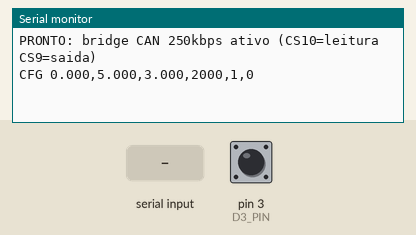
This program was run on a simulated Arduino Nano, built with avr-gcc and run on an emulated ATmega328P. Parts: the last lines printed to the serial monitor. Inputs (shaded band) come from the test bench; at power-on: pin 3 (D3_PIN) HIGH. EEPROM starts erased.

Above: at 1.2 s.
1.3 s: "TRG:\n" received over Serial
At 1.7 s:
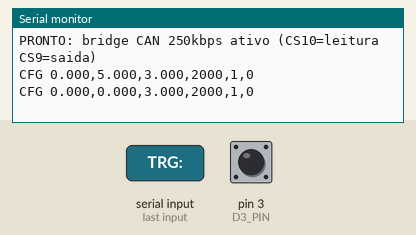
2.8 s: "FLR:\n" received over Serial
At 4.0 s:
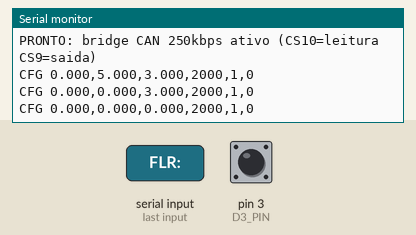

Measured:
- after the input at 1.3 s, the serial monitor: prints a new line at once (image 1)
- after the input at 2.8 s, the serial monitor: prints a new line at once (image 2)

The program:

main.cpp
```cpp
/*
 * Bridge CAN "man-in-the-middle" - Arduino Nano + 2x MCP2515 (8 MHz)
 * ==================================================================
 * Fica NO MEIO do barramento (o barramento precisa ser CORTADO em dois
 * trechos). Repassa TODO o trafego de forma transparente nos dois
 * sentidos, EXCETO o frame 0x18F00F52, que e' lido, corrigido e reenviado.
 *
 * Papel de cada modulo:
 *   MCP2515 com CS no pino 10  ->  LEITURA  (lado do sensor/ECU original)
 *   MCP2515 com CS no pino  9  ->  SAIDA    (lado do diagnostico)
 *
 *   [Sensor/ECU] --> (CS10 LE) [Nano corrige] (CS9 ENVIA) --> [Diagnostico]
 *   Outros IDs: repassados nos dois sentidos, sem alteracao.
 *
 * Sensores no frame 0x18F00F52 (little-endian):
 *   Sensor 1 = DATA[0..1] = NOx (ppm)
 *   Sensor 2 = DATA[2..3] = Oxigenio (O2)
 *
 * A calibracao raw->diag e' FIXA (constantes abaixo) - so serve para exibir
 * o valor final e para avaliar os triggers de O2 em unidade de diagnostico.
 *
 * Correcao PROPORCIONAL (ganho unico):
 *   Um unico percentual "pct" controla os dois sensores:
 *     O2  (sensor 2): +g%  (aumenta)
 *     NOx (sensor 1): -g%  (diminui)
 *   raw_out = raw0 + (raw_lido - raw0) * (1 + (sinal*g*k)/100)
 *   'k' e' o fator de rampa 0..1 (ver abaixo).
 *
 * TRIGGER (atrelado ao oxigenio):
 *   A correcao so atua quando o O2 (diag) fica ABAIXO de 'o2_trigger'.
 *   Acima disso -> bypass (sem correcao).
 *
 * PISO DE O2 (segundo trigger, valor minimo de saida):
 *   Quando a correcao base nao segura o O2 corrigido acima de 'o2_floor',
 *   o ganho efetivo AUMENTA dinamicamente (O2 e NOx juntos) para o O2
 *   corrigido NAO baixar desse valor. Em vez de travar numa linha reta,
 *   o alvo OSCILA um pouco acima do piso (ver OSC_* abaixo).
 *
 * CORRECAO PROPORCIONAL A FAIXA (prop_band):
 *   Com prop_band = 1, o ganho e' proporcional a posicao do O2 LIDO dentro
 *   da faixa [piso, trigger]:
 *     O2 no trigger -> ganho 0 (correcao minima)
 *     O2 no piso    -> ganho cheio (cfg.pct)
 *     abaixo do piso -> satura no ganho cheio.
 *   Quanto mais perto do piso, MAIOR a correcao; mais perto do trigger,
 *   MENOR. Requer piso > 0 e trigger > piso (senao vira ganho fixo).
 *   O reforco do piso (oscilando) continua valendo POR CIMA: mesmo nesse
 *   modo, o O2 corrigido nao baixa do piso e o alvo segue oscilando.
 *
 * RAMPA:
 *   Ao ativar/desativar o trigger, o fator 'k' sobe/desce gradualmente
 *   (leva 'ramp_ms' milissegundos de 0 a 100%). ramp_ms = 0 -> instantaneo.
 *
 * PINO D3 (entrada, INPUT_PULLUP -> "negativo" = ligado ao GND = LOW):
 *   Override por hardware. Quando D3 esta em nivel BAIXO (negativo):
 *     d3_low_bypass = 1 -> forca BYPASS (totalmente sem correcao)
 *     d3_low_bypass = 0 -> forca CORRIGINDO (atua a correcao)
 *   Quando D3 esta em nivel ALTO (solto) -> vale o trigger de O2.
 *
 * Persistencia: config na EEPROM (sobrevive a desligar o Nano).
 *
 * Protocolo serial (115200):
 *   PC -> Nano:
 *     GET            pede a config atual
 *     PCT:<v>        ganho proporcional unico (ex.: PCT:20)
 *     TRG:<v>        limite de O2 do trigger (diag)
 *     FLR:<v>        piso de O2 (valor minimo de saida)
 *     RMP:<v>        tempo de rampa em milissegundos
 *     D3:<0|1>       modo do D3 baixo (0=corrige, 1=bypass)
 *     PRP:<0|1>      correcao proporcional a faixa (1=on, 0=piso oscila)
 *   Nano -> PC:
 *     CFG pct,o2_trigger,o2_floor,ramp_ms,d3mode,prop_band
 *     T <s1_lido> <s1_corr> <s2_lido> <s2_corr> <estado> <k_milesimos>
 *        estado: 0=BYPASS 1=CORRIGINDO ; k_milesimos: 0..1000
 */

#include <Arduino.h>
#include <math.h>
#include <SPI.h>
#include <mcp_can.h>
#include <EEPROM.h>

// ---- Pinos ----
const uint8_t CS_READ = 10;   // LEITURA (sensor/ECU)
const uint8_t CS_SEND = 9;    // SAIDA (diagnostico)
const uint8_t D3_PIN  = 3;    // entrada de override (INPUT_PULLUP)

const uint32_t TARGET_ID  = 0x18F00F52;  // frame a corrigir (estendido)
const uint16_t TELEM_MS   = 100;         // periodo da telemetria
const uint32_t CFG_MAGIC  = 0x43414E36;  // "CAN6" - marca de EEPROM valida

// ---- Calibracao FIXA raw -> diag (raw0, dref, rref) ----
const float NOX_RAW0 = 4000.0f,  NOX_DREF = 100.0f, NOX_RREF = 6000.0f;   // NOx
const float O2_RAW0  = 23500.0f, O2_DREF  = 9.5f,   O2_RREF  = 42000.0f;  // O2

// ---- Oscilacao do piso de O2 (evita linha reta no grafico) ----
const uint32_t OSC_PERIOD_MS = 2500;    // periodo da oscilacao
const float    OSC_AMP_FRAC  = 0.06f;   // amplitude = 6% acima do piso
const float    TWO_PI_F      = 6.2831853f;

MCP_CAN CAN_READ(CS_READ);
MCP_CAN CAN_SEND(CS_SEND);

struct Config {
  uint32_t magic;
  float    pct;            // ganho proporcional unico (%): O2 +g, NOx -g
  float    o2_trigger;     // corrige quando O2(diag) < o2_trigger
  float    o2_floor;       // O2 corrigido nao deve baixar disso (0 = desliga)
  uint32_t ramp_ms;        // tempo de rampa (ms) de 0 a 100%
  uint8_t  d3_low_bypass;  // 1: D3 baixo -> bypass ; 0: D3 baixo -> corrige
  uint8_t  prop_band;      // 1: ganho proporcional a faixa [piso, trigger]
};

Config cfg;

// Estado ao vivo
uint16_t s1Read = 0, s1Corr = 0, s2Read = 0, s2Corr = 0;
bool hasData = false;
float lastO2Diag = 1e9f;      // O2 lido em diag (inicia "alto" -> bypass)
float k = 0.0f;               // fator de rampa 0..1
bool correctActive = false;   // alvo atual (trigger/D3): corrigindo?
unsigned long lastTelem = 0;
unsigned long lastRamp = 0;

// Buffer serial
char rxBuf[48];
uint8_t rxLen = 0;

// Prototipos
void loadConfig();
void saveConfig();
void sendConfig();
void handleSerial();
void handleLine(char *line);
void pumpBus(MCP_CAN &in, MCP_CAN &out, bool applyCorrection);
uint16_t correct(uint16_t raw, float raw0, float signedPct);
float rawToDiag(uint16_t raw, float raw0, float dref, float rref);
void updateRamp();

void setup() {
  Serial.begin(115200);
  pinMode(D3_PIN, INPUT_PULLUP);
  loadConfig();

  bool okR = (CAN_READ.begin(MCP_ANY, CAN_250KBPS, MCP_8MHZ) == CAN_OK);
  bool okS = (CAN_SEND.begin(MCP_ANY, CAN_250KBPS, MCP_8MHZ) == CAN_OK);
  while (!okR || !okS) {
    Serial.print(F("ERRO MCP2515: LEITURA="));
    Serial.print(okR ? F("OK") : F("FALHA"));
    Serial.print(F(" SAIDA="));
    Serial.println(okS ? F("OK") : F("FALHA"));
    delay(1000);
    okR = (CAN_READ.begin(MCP_ANY, CAN_250KBPS, MCP_8MHZ) == CAN_OK);
    okS = (CAN_SEND.begin(MCP_ANY, CAN_250KBPS, MCP_8MHZ) == CAN_OK);
  }
  CAN_READ.setMode(MCP_NORMAL);
  CAN_SEND.setMode(MCP_NORMAL);

  lastRamp = millis();
  Serial.println(F("PRONTO: bridge CAN 250kbps ativo (CS10=leitura CS9=saida)"));
  sendConfig();
}

void loop() {
  updateRamp();

  // Sensor -> Diagnostico (corrige o TARGET_ID)
  pumpBus(CAN_READ, CAN_SEND, true);
  // Diagnostico -> Sensor (repasse puro)
  pumpBus(CAN_SEND, CAN_READ, false);

  handleSerial();

  unsigned long now = millis();
  if (hasData && now - lastTelem >= TELEM_MS) {
    lastTelem = now;
    int kmil = (int)(k * 1000.0f + 0.5f);
    Serial.print(F("T "));
    Serial.print(s1Read); Serial.print(' ');
    Serial.print(s1Corr); Serial.print(' ');
    Serial.print(s2Read); Serial.print(' ');
    Serial.print(s2Corr); Serial.print(' ');
    Serial.print(correctActive ? 1 : 0); Serial.print(' ');
    Serial.println(kmil);
  }
}

// Atualiza o alvo (trigger de O2 + override do D3) e faz a rampa de 'k'.
void updateRamp() {
  unsigned long now = millis();
  unsigned long dt = now - lastRamp;
  lastRamp = now;

  bool d3low = (digitalRead(D3_PIN) == LOW);
  bool target;
  if (d3low) {
    target = cfg.d3_low_bypass ? false : true;   // override por hardware
  } else {
    target = (lastO2Diag < cfg.o2_trigger);       // trigger de oxigenio
  }
  correctActive = target;

  float goal = target ? 1.0f : 0.0f;
  if (cfg.ramp_ms == 0) {
    k = goal;
  } else {
    float step = (float)dt / (float)cfg.ramp_ms;
    if (k < goal)      { k += step; if (k > goal) k = goal; }
    else if (k > goal) { k -= step; if (k < goal) k = goal; }
  }
}

// Le todos os frames de "in" e repassa para "out". Se applyCorrection e o
// frame for o TARGET_ID, aplica a correcao antes de reenviar.
void pumpBus(MCP_CAN &in, MCP_CAN &out, bool applyCorrection) {
  while (in.checkReceive() == CAN_MSGAVAIL) {
    unsigned long id;
    uint8_t ext = 0, len = 0, buf[8];
    if (in.readMsgBuf(&id, &ext, &len, buf) != CAN_OK) break;

    if (applyCorrection && ext && id == TARGET_ID && len >= 4) {
      uint16_t r1 = (uint16_t)buf[0] | ((uint16_t)buf[1] << 8);   // NOx
      uint16_t r2 = (uint16_t)buf[2] | ((uint16_t)buf[3] << 8);   // O2

      float o2d = rawToDiag(r2, O2_RAW0, O2_DREF, O2_RREF);
      lastO2Diag = o2d;                       // alimenta o trigger

      // ganho base ajustado pelo piso de O2
      float g = cfg.pct;

      // Modo proporcional a faixa: escala o ganho pela posicao do O2 lido
      // dentro de [piso, trigger] -> no trigger 0 ; no piso pct ; abaixo do
      // piso satura em pct. Mais perto do piso, maior a correcao.
      if (cfg.prop_band && cfg.o2_floor > 0.0f && cfg.o2_trigger > cfg.o2_floor) {
        float p = (cfg.o2_trigger - o2d) / (cfg.o2_trigger - cfg.o2_floor);
        if (p < 0.0f) p = 0.0f;
        if (p > 1.0f) p = 1.0f;
        g = cfg.pct * p;
      }

      // Reforco do piso (com oscilacao): vale nos DOIS modos. Sobe o ganho
      // para o O2 corrigido NAO baixar do piso, com o alvo oscilando um
      // pouco acima dele - inclusive quando a escala proporcional deixaria
      // o ganho baixo demais perto do trigger.
      if (cfg.o2_floor > 0.0f && o2d > 0.01f) {
        float ph  = (float)(millis() % OSC_PERIOD_MS) / (float)OSC_PERIOD_MS;
        float osc = 0.5f + 0.5f * sin(TWO_PI_F * ph);          // 0..1
        float tgt = cfg.o2_floor * (1.0f + OSC_AMP_FRAC * osc); // piso..piso+6%
        float gNeeded = 100.0f * (tgt / o2d - 1.0f);
        if (gNeeded > g) g = gNeeded;         // reforca para nao baixar do piso
      }
      g *= k;                                  // aplica a rampa

      uint16_t c1 = correct(r1, NOX_RAW0, -g); // NOx: diminui
      uint16_t c2 = correct(r2, O2_RAW0,  +g); // O2 : aumenta
      buf[0] = c1 & 0xFF; buf[1] = (c1 >> 8) & 0xFF;
      buf[2] = c2 & 0xFF; buf[3] = (c2 >> 8) & 0xFF;

      s1Read = r1; s1Corr = c1;
      s2Read = r2; s2Corr = c2;
      hasData = true;
    }
    out.sendMsgBuf(id, ext, len, buf);
  }
}

uint16_t correct(uint16_t raw, float raw0, float signedPct) {
  float out = raw0 + ((float)raw - raw0) * (1.0f + signedPct / 100.0f);
  if (out < 0)       out = 0;
  if (out > 65535.0) out = 65535.0;
  return (uint16_t)(out + 0.5f);
}

float rawToDiag(uint16_t raw, float raw0, float dref, float rref) {
  float den = rref - raw0;
  if (den == 0) den = 1;
  return ((float)raw - raw0) * dref / den;
}

// ---- EEPROM ----
void loadConfig() {
  EEPROM.get(0, cfg);
  if (cfg.magic != CFG_MAGIC) {
    cfg.magic         = CFG_MAGIC;
    cfg.pct           = 0;      // ganho proporcional
    cfg.o2_trigger    = 5;      // corrige quando O2 < 5
    cfg.o2_floor      = 3;      // O2 corrigido nao baixa de 3 (0 = desliga)
    cfg.ramp_ms       = 2000;   // 2 s de rampa
    cfg.d3_low_bypass = 1;      // D3 baixo -> bypass
    cfg.prop_band     = 0;      // 0 = piso oscila ; 1 = proporcional a faixa
    saveConfig();
  }
}

void saveConfig() {
  EEPROM.put(0, cfg);   // put usa update: so grava bytes que mudaram
}

void sendConfig() {
  Serial.print(F("CFG "));
  Serial.print(cfg.pct, 3);        Serial.print(',');
  Serial.print(cfg.o2_trigger, 3); Serial.print(',');
  Serial.print(cfg.o2_floor, 3);   Serial.print(',');
  Serial.print(cfg.ramp_ms);       Serial.print(',');
  Serial.print(cfg.d3_low_bypass); Serial.print(',');
  Serial.println(cfg.prop_band);
}

// ---- Comandos serial ----
void handleSerial() {
  while (Serial.available()) {
    char c = Serial.read();
    if (c == '\n' || c == '\r') {
      if (rxLen > 0) {
        rxBuf[rxLen] = '\0';
        handleLine(rxBuf);
        rxLen = 0;
      }
    } else if (rxLen < sizeof(rxBuf) - 1) {
      rxBuf[rxLen++] = c;
    } else {
      rxLen = 0;
    }
  }
}

void handleLine(char *line) {
  if (strcmp(line, "GET") == 0) { sendConfig(); return; }

  if (strncmp(line, "PCT:", 4) == 0) { cfg.pct        = atof(line + 4); saveConfig(); sendConfig(); return; }
  if (strncmp(line, "TRG:", 4) == 0) { cfg.o2_trigger = atof(line + 4); saveConfig(); sendConfig(); return; }
  if (strncmp(line, "FLR:", 4) == 0) { cfg.o2_floor   = atof(line + 4); saveConfig(); sendConfig(); return; }
  if (strncmp(line, "RMP:", 4) == 0) { cfg.ramp_ms    = (uint32_t)atol(line + 4); saveConfig(); sendConfig(); return; }
  if (strncmp(line, "D3:", 3) == 0)  { cfg.d3_low_bypass = (atoi(line + 3) != 0) ? 1 : 0; saveConfig(); sendConfig(); return; }
  if (strncmp(line, "PRP:", 4) == 0) { cfg.prop_band     = (atoi(line + 4) != 0) ? 1 : 0; saveConfig(); sendConfig(); return; }
}
```
